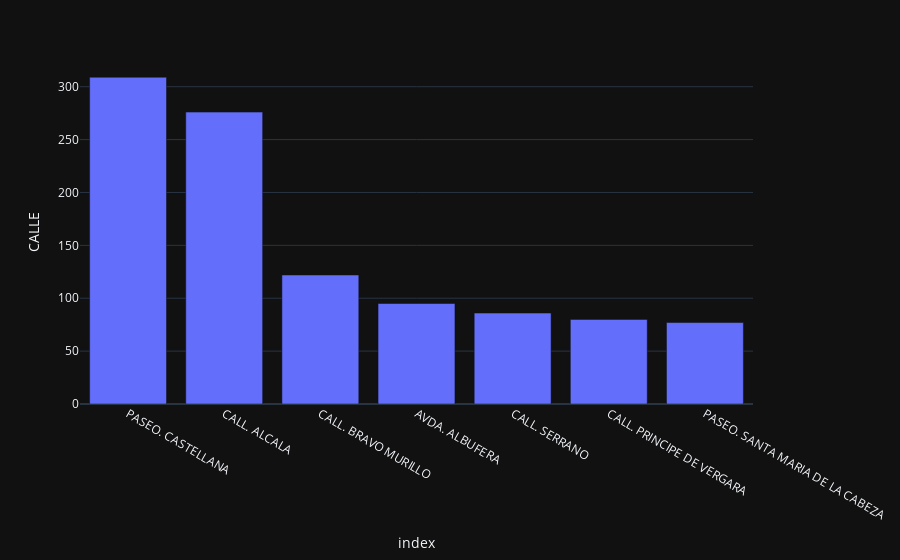

The cell this chart's notebook holds for it:
### Code cell
px.bar(df_2019['CALLE'].value_counts().head(7).reset_index(), x='index', y='CALLE')

### Figure 1 — Plotly figure (JSON) as saved in the notebook; plotly's stock layout.template omitted (floating-point values rounded to 4 significant figures)
{"data": [{"alignmentgroup": "True", "hovertemplate": "index=%{x}<br>CALLE=%{y}<extra></extra>", "legendgroup": "", "marker": {"color": "#636efa", "pattern": {"shape": ""}}, "name": "", "offsetgroup": "", "orientation": "v", "showlegend": false, "textposition": "auto", "x": ["PASEO. CASTELLANA", "CALL. ALCALA", "CALL. BRAVO MURILLO", "AVDA. ALBUFERA", "CALL. SERRANO", "CALL. PRINCIPE DE VERGARA", "PASEO. SANTA MARIA DE LA CABEZA"], "xaxis": "x", "y": [309, 276, 122, 95, 86, 80, 77], "yaxis": "y", "type": "bar"}], "layout": {"xaxis": {"anchor": "y", "domain": [0.0, 1.0], "title": {"text": "index"}}, "yaxis": {"anchor": "x", "domain": [0.0, 1.0], "title": {"text": "CALLE"}}, "legend": {"tracegroupgap": 0}, "margin": {"t": 60}, "barmode": "relative"}}
